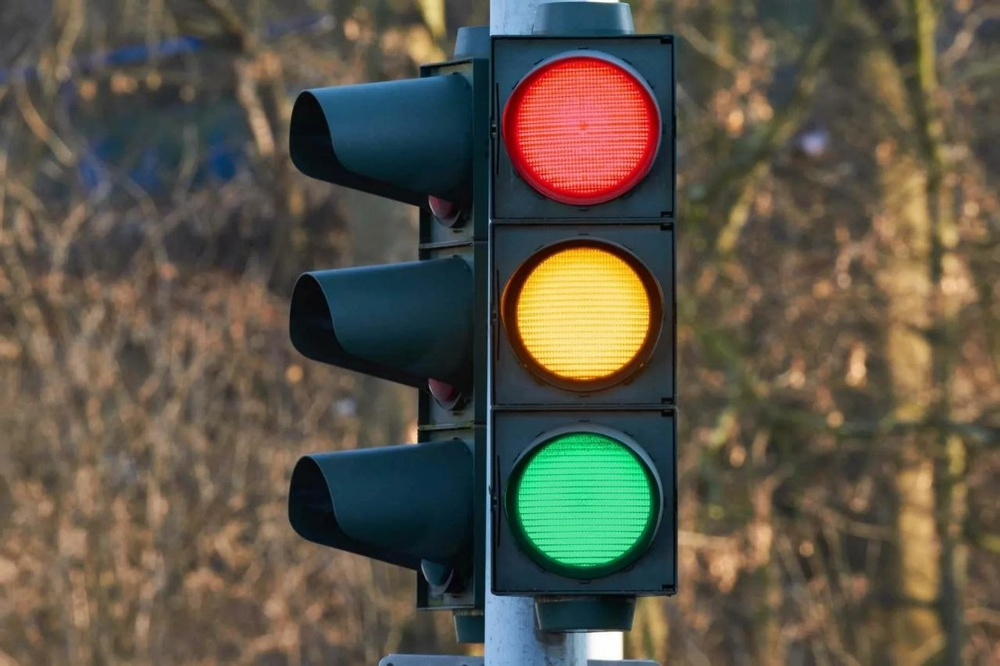
#> input picture svetofor.jpg, 1000 x 666 px, shrunk from 1280 x 853 before the run
$ python OPTICS_GREEN.py
#> lines starting #> are read from the running program, lines starting #| are printed output that depends on the picture
import numpy as np
import cv2
import matplotlib.pyplot as plt
from mpl_toolkits.mplot3d import Axes3D
from sklearn.cluster import OPTICS
import time


# Выводим время работы программы
start_time = time.time()

def usingMask(imageHSV, hue_min, hue_max, saturation_min, saturation_max, value_min, value_max):
    filteredArray = []
    width, height, _ = imageHSV.shape
    for i in range(width):
        for j in range(height):
            pixel = imageHSV[i, j]
            hue = int(pixel[0])
            saturation = int(pixel[1])
            value = int(pixel[2])
            if (hue in range(hue_min, hue_max)) and (saturation in range(saturation_min, saturation_max)) and (
                    value in range(value_min, value_max)):
                filteredArray.append([hue, saturation, value])
    return filteredArray

# Чтение изображения и преобразование в HSV
image = cv2.imread("svetofor.jpg")
#> image is the input picture: shape (666, 1000, 3); mean B, G, R 71.4, 85.8, 91.9
imageInHSV = cv2.cvtColor(image, cv2.COLOR_BGR2HSV)
#> imageInHSV: shape (666, 1000, 3); mean H, S, V 43.8, 98.5, 103.6

# Параметры для фильтрации цвета (например, для желтого)
hue_min, hue_max = 58, 88
sat_min, sat_max = 150, 255
val_min, val_max = 77, 255

# Получаем отфильтрованные данные
data = usingMask(imageInHSV, hue_min, hue_max, sat_min, sat_max, val_min, val_max)
#> after the loop in usingMask, `for i in range(width):`: filteredArray = 14332 items, first 6: [75, 243, 82], [75, 249, 85], [75, 249, 87], [75, 241, 90], [75, 238, 89], [75, 228, 93]
#> data has the same summary as filteredArray in usingMask

# Преобразуем список точек в numpy массив для удобства
data_np = np.array(data)

# Применяем кластеризацию методом OPTICS с подобранными параметрами
optics = OPTICS(min_samples=2000, xi=0.02, min_cluster_size=0.05)
cluster_labels = optics.fit_predict(data_np)
#> cluster_labels = 14332 values, max 0 at index 1006, min -1 at index 0, mean -0.399

# Создаем 3D график
fig = plt.figure()
ax = fig.add_subplot(111, projection='3d')

# Визуализируем данные с разными цветами для каждого кластера и выводим количество точек в кластере
for cluster_id in np.unique(cluster_labels):
    if cluster_id != -1:  # Игнорируем шум (метка -1)
        points = data_np[cluster_labels == cluster_id]
        cluster_size = len(points)  # Количество точек в текущем кластере
        ax.scatter(points[:, 0], points[:, 1], points[:, 2], label=f"Cluster {cluster_id} ({cluster_size} points)")
#> this loop made 2 passes
#> (cluster_id, cluster_size) on pass 2: (0, 8613)
#> cluster_id on pass 1: -1

# Добавляем подписи осей
ax.set_xlabel('Hue')
ax.set_ylabel('Saturation')
ax.set_zlabel('Value')

# Заголовок графика
plt.title('OPTICS для зеленого цвета', fontsize=20, fontweight="bold")
plt.legend(fontsize=15)
end_time = time.time()
elapsed_time = end_time - start_time
# Показать график
# plt.show()
print(f"Время работы программы: {elapsed_time:.2f} секунд")
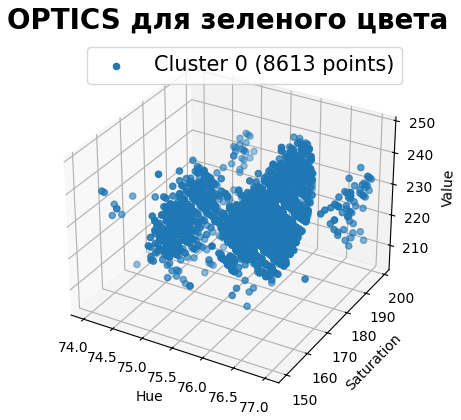
#> figure drawn by matplotlib, 1 panel
